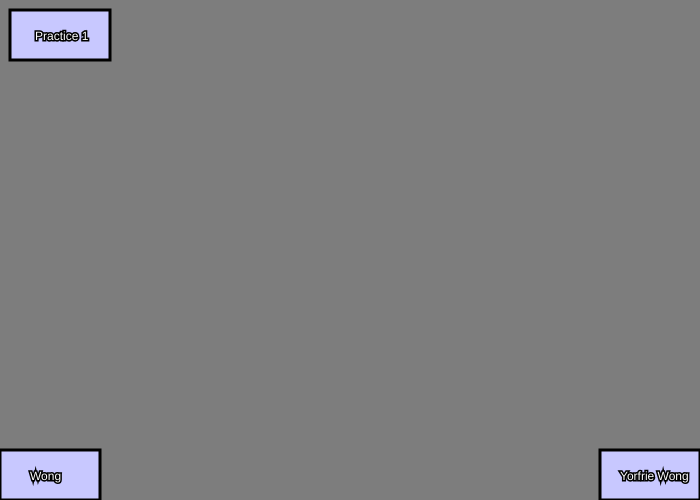
Frame 1 (no input)
Frame 60 (no input): identical to frame 1, image omitted
Frame 120 (the mouse pressed at the canvas centre since frame 60): identical to frame 1, image omitted

The p5.js sketch that drew this single still picture (run headless with seeded random() and noise() and a simulated clock; from frame 60 on, the mouse is pressed at the canvas centre):

// p5.js sketch
// ── sketch.js
var button2X;
var button2Y;

function setup()
{
  createCanvas(700,500);
  button2X = 0;
  button2Y = 450;


}

function draw()
{
	background(125,125,125)


	if (mouseX > 10 && mouseX < 10 + 100 && mouseY > 10 && mouseY < 10+50)
	{
		fill(255,200,0);
		stroke(0,0,0);
		strokeWeight(3);
		rect(10,10,100,50);
	}
	else
	{
		fill(200,200,255);
		stroke(0,0,0);
		strokeWeight(3);
		rect(10,10,100,50);
	}

	fill(255,255,255);
	stroke(0,0,0);
	textSize(12);
	text("Practice 1",35,40);




	fill(200,200,255);
	stroke(0,0,0);
	rect(button2X,button2Y,100,50);

	if (mouseX > button2X && mouseX < button2X + 100 && mouseY > button2Y && mouseY < button2Y+50)
	{
		fill(248,89,255);
		stroke(51,70,190);
		textSize(16);
		text("Wong",button2X+30-5,button2Y+30+2);
	}
	else
	{
		fill(255,255,255);
		stroke(0,0,0);
		textSize(12);
		text("Wong",button2X+30,button2Y+30);
	}


    if (mouseX > 500 && mouseX < 600 + 100 && mouseY > 450 && mouseY < 450+50)
    {
        fill(255,200,0);
        stroke(0,0,0);
        strokeWeight(3);
        rect(600,450,100,50);
    }
    else
    {
        fill(200,200,255);
        stroke(0,0,0);
        strokeWeight(3);
        rect(600,450,100,50);
    }

    fill(255,255,255);
    stroke(0,0,0);
    textSize(12);
    text("Yorfrie Wong",620,480);





}
